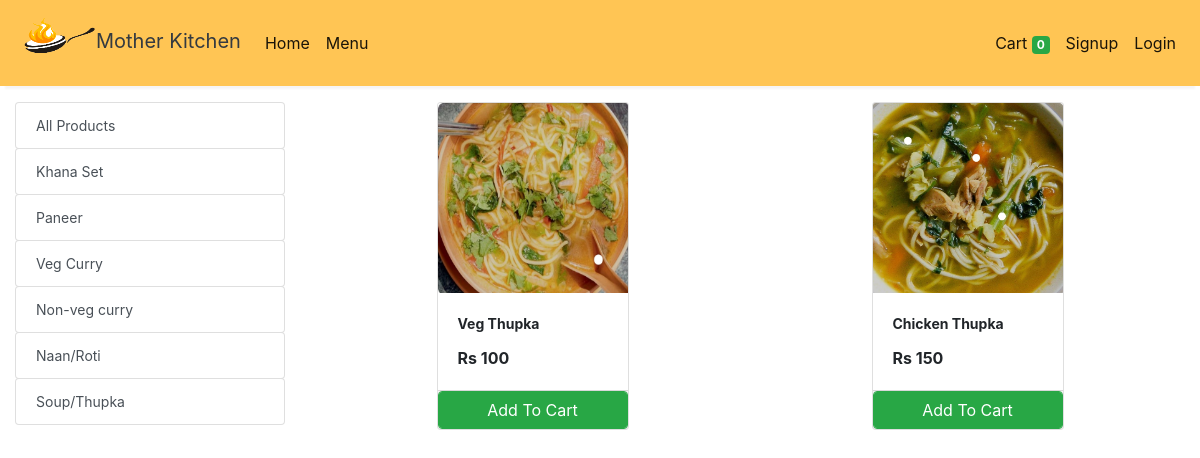
Page /store?category=36 on the committed database.
### store/models/category.py (models this page shows, shortened)
class Category(models.Model):
    name= models.CharField(max_length=50)
    @staticmethod
    def get_all_categories():
        return Category.objects.all()

### store/models/product.py (models this page shows, shortened)
class Products(models.Model):
    name = models.CharField(max_length=60)
    price= models.IntegerField(default=0)
    category= models.ForeignKey(Category,on_delete=models.CASCADE,default=1 )
    description= models.CharField(max_length=250, default='', blank=True, null= True)
    image= models.ImageField(upload_to='uploads/products/')
    @staticmethod
    def get_all_products_by_categoryid(category_id):
        if category_id:
            return Products.objects.filter (category=category_id)
        else:
            return Products.get_all_products();

### store/views/home.py (the view)
# urls.py: path('' , include('store.urls'))] + static(settings.MEDIA_URL, document_root=settings.MEDIA_ROOT)
def store(request):
    cart = request.session.get('cart')
    if not cart:
        request.session['cart'] = {}
    products = None
    categories = Category.get_all_categories()
    categoryID = request.GET.get('category')
    if categoryID:
        products = Products.get_all_products_by_categoryid(categoryID)
    else:
        products = Products.get_all_products();
    data = {}
    data['products'] = products
    data['categories'] = categories
    print('you are : ', request.session.get('email'))
    return render(request, 'index.html', data)

### store/templatetags/cart.py (called while the page is built)
@register.filter (name='is_in_cart')
def is_in_cart(product, cart):
    keys = cart.keys ()
    for id in keys:
        if int (id) == product.id:
            return True
    return False;

### store/templatetags/custom_filter.py (called while the page is built)
@register.filter(name='currency')
def currency(number):
    return "Rs "+str(number)

### store/templates/index.html (shortened to what this page needs)
{% extends 'base.html' %}
{% block content %}
{% load cart %}
{% load custom_filter %}
<div class="container-fluid mt-3">
    <div class="row">
        <div class="col-lg-3 mx-auto">
            <div class="list-group">
                <a href="/" class="list-group-item list-group-item-action btn btn-outline-success">All Products</a>
                {% for category in categories %}
                <a href="/?category={{category.id}}"
                    class="list-group-item list-group-item-action btn btn-outline-success">{{category.name}}</a>
                {% endfor %}
            </div>
        </div>
        <div id='products' class="col-lg-9 mx-auto">
            <div class="row mx-auto">
                {% for product in products %}
                <div class="card mx-auto mb-3" id="{{product.id}}" style="width: 12rem;">
                    <div class="card-img-container">
                        <img class="card-img-top" src="{{product.image.url}}" alt="Card image cap">
                    </div>
                    <div class="card-body">
                        <p class="card-title">{{product.name}}</p>
                        <p class="card-text"><b>{{product.price|currency}}</b></p>
                    </div>
                    <div class="card-footer p-0 no-gutters">
                        {% if product|is_in_cart:request.session.cart %}
                        <div class="row no-gutters">
                            <form action="/#{{product.id}}" class="col-2 " method="post">
                                {% csrf_token %}
                                <input hidden type="text" name='product' value='{{product.id}}'>
                                <input hidden type="text" name='remove' value='True'>
                                <input type="submit" value=" - " class="btn btn-block btn-success border-right">
                            </form>
                            <div class="text-center col btn btn-success">{{product|cart_quantity:request.session.cart}}
                                in Cart</div>
                            <form action="/#{{product.id}}" class="col-2 " method="post">
                                {% csrf_token %}
                                <input hidden type="text" name='product' value='{{product.id}}'>
                                <input type="submit" value=" + " class="btn btn-block btn-success border-left">
                            </form>
                        </div>
                        {% else %}
                        <form action="/#{{product.id}}" method="POST" class="btn-block">
                            <input type="submit" class="float-right btn btn-success form-control" value="Add To Cart">
                        </form>
                        {% endif %}
                    </div>
                </div>
                {% endfor %}
            </div>
        </div>
    </div>
</div>
{% endblock %}

### store/templates/index.html (style rules this page uses)
body { font-size: 16px; }
.list-group-item { font-size: 14px; }
#products .card { width: 18rem; }
#products .card .card-title { font-size: 14px; font-weight: bold; }
#products .card .card-text { font-size: 16px; }
#products .card .card-footer { padding: 0; }
.card-img-container { position: relative; padding-top: 100%; }
.card-img-top { position: absolute; top: 0; left: 0; width: 100%; height: 100%; object-fit: center; }

### rows in the picture
Category: name "Khana Set"
Category: name "Paneer"
Category: name "Veg Curry"
Category: name "Non-veg curry"
Category: name "Naan/Roti"
Category: name "Soup/Thupka"
Products: image (picture), name "Veg Thupka", price "Rs 100"
Products: image (picture), name "Chicken Thupka", price "Rs 150"

### other values in the picture
{{ request.session.cart.keys|length }} "0"
